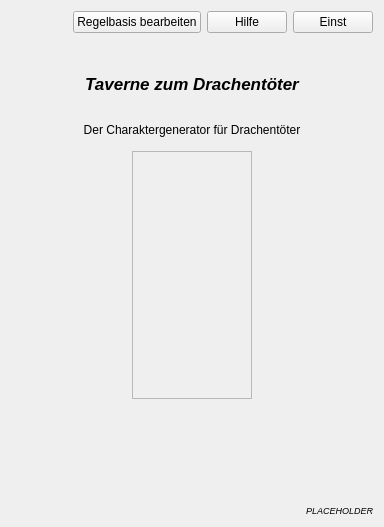
<?xml version="1.0" encoding="UTF-8"?>
<ui version="4.0">
 <class>Form</class>
 <widget class="QWidget" name="Form">
  <property name="geometry">
   <rect>
    <x>0</x>
    <y>0</y>
    <width>384</width>
    <height>527</height>
   </rect>
  </property>
  <property name="windowTitle">
   <string>Taverne</string>
  </property>
  <layout class="QVBoxLayout" name="verticalLayout_2">
   <item>
    <layout class="QHBoxLayout" name="horizontalLayout">
     <item>
      <spacer name="horizontalSpacer">
       <property name="orientation">
        <enum>Qt::Orientation::Horizontal</enum>
       </property>
       <property name="sizeHint" stdset="0">
        <size>
         <width>40</width>
         <height>20</height>
        </size>
       </property>
      </spacer>
     </item>
     <item>
      <widget class="QPushButton" name="buttonRules">
       <property name="font">
        <font>
         <hintingpreference>PreferNoHinting</hintingpreference>
        </font>
       </property>
       <property name="toolTip">
        <string>Regelbasis bearbeiten</string>
       </property>
       <property name="text">
        <string>Regelbasis bearbeiten</string>
       </property>
       <property name="class" stdset="0">
        <string>icon</string>
       </property>
      </widget>
     </item>
     <item>
      <widget class="QPushButton" name="buttonHelp">
       <property name="font">
        <font>
         <hintingpreference>PreferNoHinting</hintingpreference>
        </font>
       </property>
       <property name="toolTip">
        <string>Hilfe</string>
       </property>
       <property name="text">
        <string>Hilfe</string>
       </property>
       <property name="class" stdset="0">
        <string>icon</string>
       </property>
      </widget>
     </item>
     <item>
      <widget class="QPushButton" name="buttonSettings">
       <property name="font">
        <font>
         <hintingpreference>PreferNoHinting</hintingpreference>
        </font>
       </property>
       <property name="toolTip">
        <string>Einstellungen</string>
       </property>
       <property name="text">
        <string>Einst</string>
       </property>
       <property name="class" stdset="0">
        <string>icon</string>
       </property>
      </widget>
     </item>
    </layout>
   </item>
   <item>
    <spacer name="horizontalSpacer_2">
     <property name="orientation">
      <enum>Qt::Orientation::Vertical</enum>
     </property>
     <property name="sizeType">
      <enum>QSizePolicy::Policy::Fixed</enum>
     </property>
     <property name="sizeHint" stdset="0">
      <size>
       <width>20</width>
       <height>20</height>
      </size>
     </property>
    </spacer>
   </item>
   <item>
    <widget class="QLabel" name="label">
     <property name="minimumSize">
      <size>
       <width>0</width>
       <height>50</height>
      </size>
     </property>
     <property name="maximumSize">
      <size>
       <width>16777215</width>
       <height>50</height>
      </size>
     </property>
     <property name="font">
      <font>
       <pointsize>13</pointsize>
       <italic>true</italic>
       <bold>true</bold>
       <kerning>true</kerning>
      </font>
     </property>
     <property name="text">
      <string>Taverne zum Drachentöter</string>
     </property>
     <property name="scaledContents">
      <bool>false</bool>
     </property>
     <property name="alignment">
      <set>Qt::AlignmentFlag::AlignCenter</set>
     </property>
     <property name="class" stdset="0">
      <string>title</string>
     </property>
    </widget>
   </item>
   <item>
    <widget class="QLabel" name="label_2">
     <property name="minimumSize">
      <size>
       <width>0</width>
       <height>30</height>
      </size>
     </property>
     <property name="maximumSize">
      <size>
       <width>16777215</width>
       <height>30</height>
      </size>
     </property>
     <property name="text">
      <string>Der Charaktergenerator für Drachentöter</string>
     </property>
     <property name="alignment">
      <set>Qt::AlignmentFlag::AlignCenter</set>
     </property>
     <property name="class" stdset="0">
      <string>subtitle</string>
     </property>
    </widget>
   </item>
   <item>
    <layout class="QHBoxLayout" name="horizontalLayout_2">
     <item>
      <spacer name="horizontalSpacer_4">
       <property name="orientation">
        <enum>Qt::Orientation::Horizontal</enum>
       </property>
       <property name="sizeHint" stdset="0">
        <size>
         <width>0</width>
         <height>20</height>
        </size>
       </property>
      </spacer>
     </item>
     <item>
      <widget class="QScrollArea" name="scrollArea">
       <property name="frameShape">
        <enum>QFrame::Shape::StyledPanel</enum>
       </property>
       <property name="horizontalScrollBarPolicy">
        <enum>Qt::ScrollBarPolicy::ScrollBarAlwaysOff</enum>
       </property>
       <property name="sizeAdjustPolicy">
        <enum>QAbstractScrollArea::SizeAdjustPolicy::AdjustToContents</enum>
       </property>
       <property name="widgetResizable">
        <bool>true</bool>
       </property>
       <property name="class" stdset="0">
        <string>charListScrollArea</string>
       </property>
       <widget class="QWidget" name="recents">
        <property name="geometry">
         <rect>
          <x>0</x>
          <y>0</y>
          <width>116</width>
          <height>231</height>
         </rect>
        </property>
        <property name="class" stdset="0">
         <string>recentCharsScrollArea</string>
        </property>
        <layout class="QVBoxLayout" name="verticalLayout">
         <property name="leftMargin">
          <number>20</number>
         </property>
         <property name="topMargin">
          <number>20</number>
         </property>
         <property name="rightMargin">
          <number>20</number>
         </property>
         <property name="bottomMargin">
          <number>20</number>
         </property>
        </layout>
       </widget>
      </widget>
     </item>
     <item>
      <spacer name="horizontalSpacer_5">
       <property name="orientation">
        <enum>Qt::Orientation::Horizontal</enum>
       </property>
       <property name="sizeHint" stdset="0">
        <size>
         <width>0</width>
         <height>20</height>
        </size>
       </property>
      </spacer>
     </item>
    </layout>
   </item>
   <item>
    <spacer name="verticalSpacer_5">
     <property name="orientation">
      <enum>Qt::Orientation::Vertical</enum>
     </property>
     <property name="sizeType">
      <enum>QSizePolicy::Policy::Fixed</enum>
     </property>
     <property name="sizeHint" stdset="0">
      <size>
       <width>20</width>
       <height>100</height>
      </size>
     </property>
    </spacer>
   </item>
   <item>
    <widget class="QLabel" name="labelVersion">
     <property name="font">
      <font>
       <pointsize>7</pointsize>
       <italic>true</italic>
      </font>
     </property>
     <property name="text">
      <string>PLACEHOLDER</string>
     </property>
     <property name="alignment">
      <set>Qt::AlignmentFlag::AlignBottom|Qt::AlignmentFlag::AlignRight|Qt::AlignmentFlag::AlignTrailing</set>
     </property>
     <property name="class" stdset="0">
      <string>smallTextBright</string>
     </property>
    </widget>
   </item>
  </layout>
 </widget>
 <resources/>
 <connections/>
</ui>
